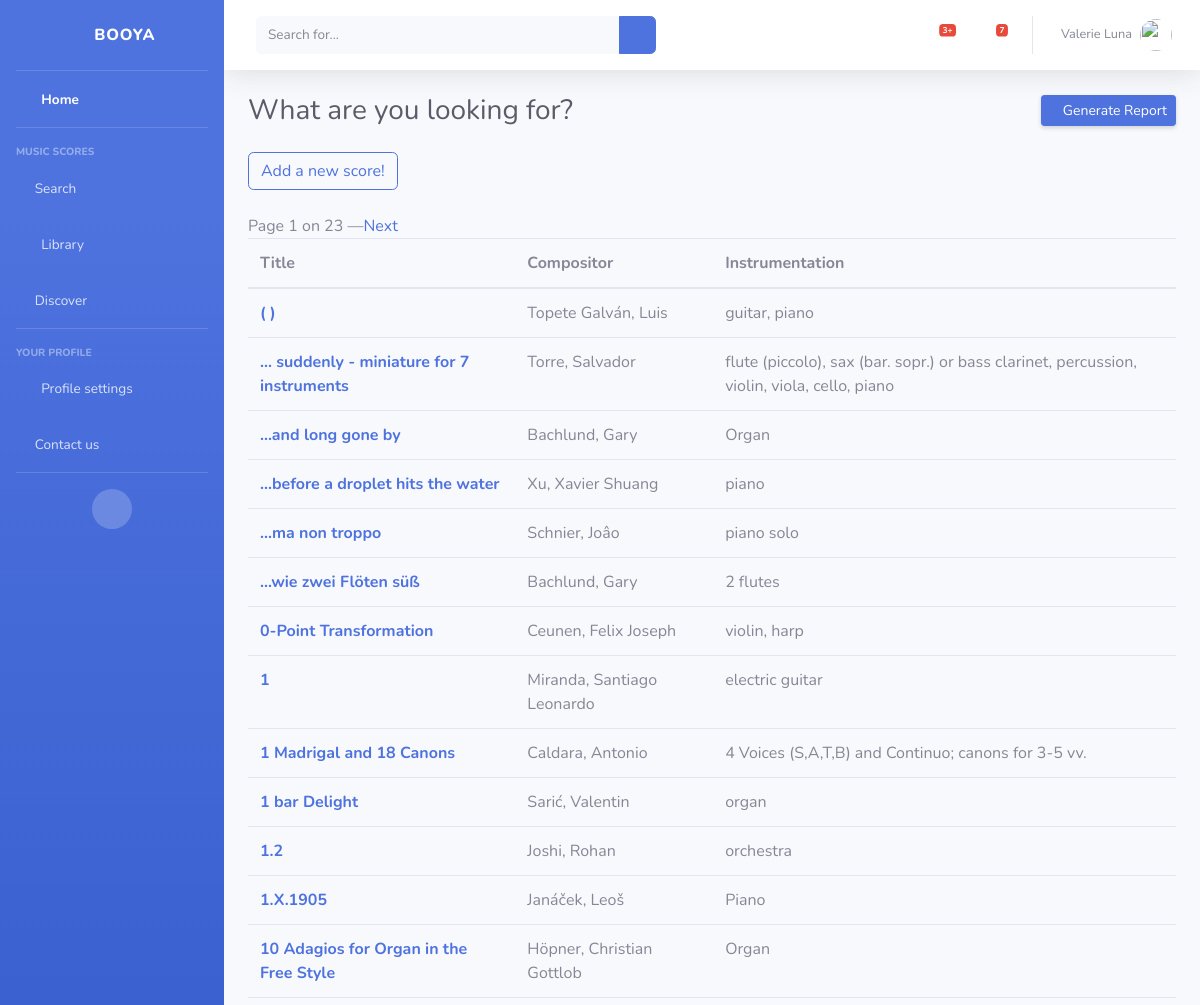
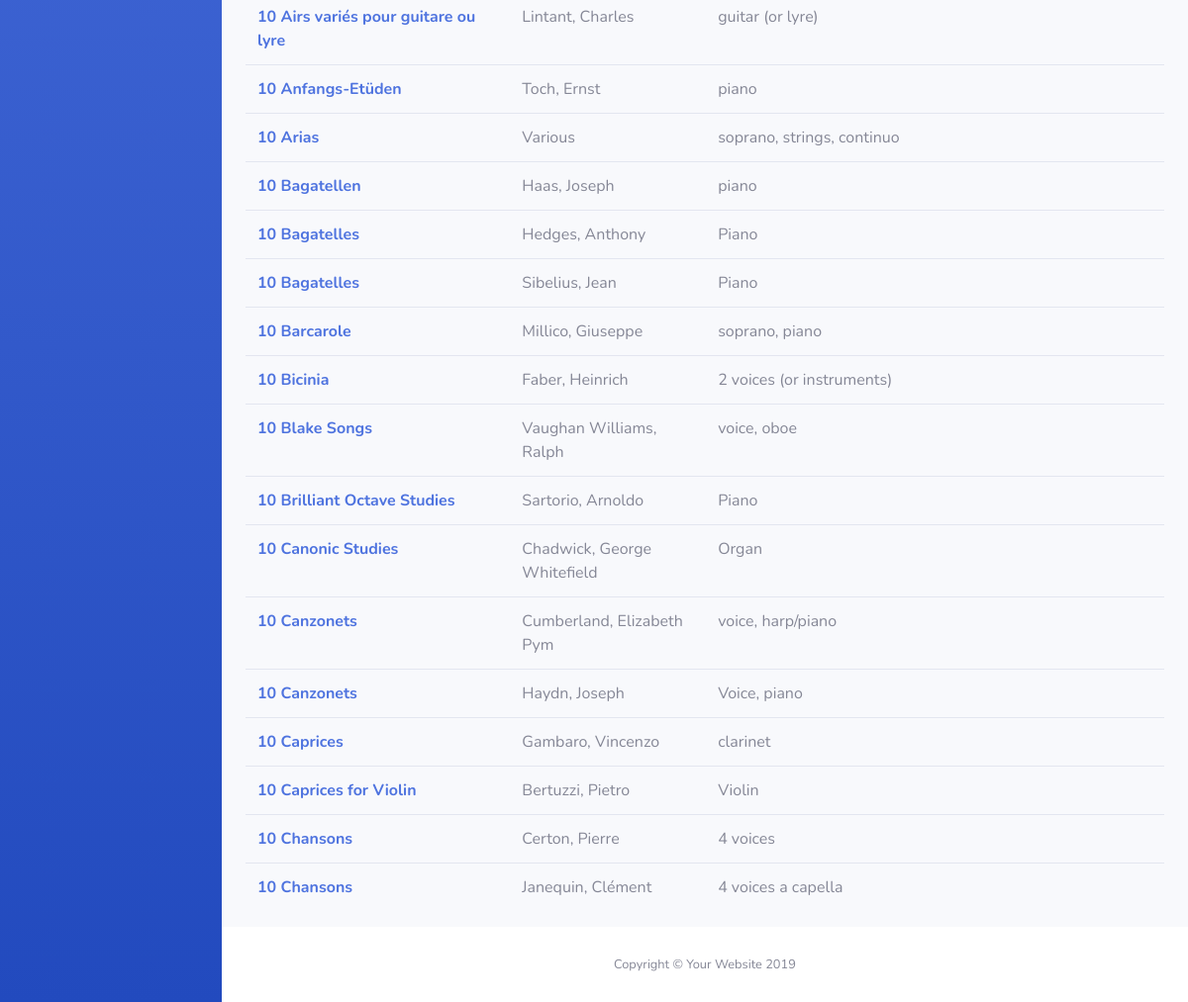
The app's page /home/scores_list with its own data (2 pictures, top to bottom).
### search/models.py (models this page shows, shortened)
class Sheet(models.Model):
    title = models.CharField(max_length=100)
    subtitle = models.CharField(max_length=100, default='unknown')
    compositor = models.CharField(max_length=42, default='unknown')
    instrumentation = models.CharField(max_length=155, default='unknown')
    pdf_link = models.URLField(max_length=200, default='unknown')
    sections = models.CharField(max_length=100, default='unknown')
    description = models.CharField(max_length=100, default='unknown')
    composition_date = models.IntegerField(default=0)
    first_interpretation_date = models.CharField(max_length=100, default='unknown')
    release_date = models.CharField(max_length=100, default='unknown')
    duration = models.CharField(max_length=100, default='unknown')
    compositor_period = models.CharField(max_length=100, default='unknown')
    editor = models.CharField(max_length=100, default='unknown')
    style = models.CharField(max_length=100, default='unknown')
    key = models.CharField(max_length=100, default='unknown')
    source = models.CharField(max_length=100, default='unknown')
    comments = models.CharField(max_length=1000, default='no comment')
    nb_instruments = models.IntegerField(default=0)
    difficulty = models.FloatField(default=0)
    popularity = models.FloatField(default=0)
    dedication = models.CharField(max_length=100, default='unknown')
    num_opus = models.CharField(max_length=100, default='unknown')
    download_date = models.DateTimeField(default=timezone.now,
                                verbose_name="Publication date",
                                null=True)
    commentaires = GenericRelation('Commentaire')
    class Meta:
        verbose_name = "Music score"
        ordering = ['title']

### search/views.py (the view)
# urls.py: path('scores_list', views.ListScores.as_view(), name="scores_list"),
class ListScores(ListView):
    model = Sheet
    context_object_name = "list_sheets"
    template_name = "search/scores_list.html"
    paginate_by = 30

### search/templates/search/scores_list.html (shortened to what this page needs)
<!DOCTYPE html>
<html lang="en">
{% extends "base.html" %}
{% block corps %}
<div class="container-fluid">
    {% block header_title %}
    <div class="d-sm-flex align-items-center justify-content-between mb-4">
        <h1 class="h3 mb-0 text-gray-800">What are you looking for?</h1>
        <a href="#" class="d-none d-sm-inline-block btn btn-sm btn-primary shadow-sm"><i
                class="fas fa-download fa-sm text-white-50"></i> Generate Report</a>
    </div>
    <a class="btn btn-outline-primary" href="{% url 'add_score' %}" role="button">Add a new score!</a>
    {% endblock %}
    <br>
    <br>
    <div class="pagination">
        Page {{ page_obj.number }} on {{ page_obj.paginator.num_pages }}
        {% if page_obj.has_next %}
        — <a href="?page={{ page_obj.next_page_number }}"> Next</a>
        {% endif %}
    </div>
    <table class="table">
        <thead>
        <tr>
            <th scope="col">Title</th>
            <th scope="col">Compositor</th>
            <th scope="col">Instrumentation</th>
        </tr>
        </thead>
        <tbody>
        {% for sheet in list_sheets %}
        <tr>
            <div class="sheet">
                <th scope="row"><a href="{% url 'read' sheet.id %}">{{ sheet.title }}</a></th>
                <td>{{ sheet.compositor }}</td>
                <td>{{ sheet.instrumentation }}</td>
            </div>
            {% empty %}
            <p>No sheet music</p>
            {% endfor %}
        </tr>
        </tbody>
    </table>
</div>
    {% endblock %}

### templates/base.html (shortened to what this page needs)
<!DOCTYPE html>
<html lang="en">
<head>
    <link href="/static/vendor/fontawesome-free/css/all.min.css" rel="stylesheet" type="text/css">
    <link href="/static/css/sb-admin-2.min.css" rel="stylesheet">
</head>
{% block pagetop %}
<body id="page-top">
<div id="wrapper">
    {% block sidebar %}
    <ul class="navbar-nav bg-gradient-primary sidebar sidebar-dark accordion" id="accordionSidebar">
        <a class="sidebar-brand d-flex align-items-center justify-content-center" href="index.html">
            <div class="sidebar-brand-icon rotate-n-15">
                <i class="fas fa-laugh-wink"></i>
            </div>
            <div class="sidebar-brand-text mx-3">BOOYA</div>
        </a>
        <hr class="sidebar-divider my-0">
        <li class="nav-item active">
            <a class="nav-link" href="{% url 'home' %}">
                <i class="fas fa-home fa-fw"></i>
                <span>Home</span></a>
        </li>
        <hr class="sidebar-divider">
        <div class="sidebar-heading">
            Music scores
        </div>
        <li class="nav-item">
            <a class="nav-link collapsed" href="#" data-toggle="collapse" data-target="#collapseTwo"
               aria-expanded="true" aria-controls="collapseTwo">
                <i class="fa fa-music"></i>
                <span>Search</span>
            </a>
        </li>
        <li class="nav-item">
            <a class="nav-link" href="{% url 'contact' %}">
                <i class="fas fa fa-book fa-fw"></i>
                <span>Library</span>
            </a>
        </li>
        <li class="nav-item">
            <a class="nav-link" href="{% url 'contact' %}">
                <i class="fa fa-forward"></i>
                <span>Discover</span>
            </a>
        </li>
        <hr class="sidebar-divider">
        <div class="sidebar-heading">
            Your profile
        </div>
        <li class="nav-item">
            <a class="nav-link collapsed" href="#" data-toggle="collapse" data-target="#collapsePages"
               aria-expanded="true" aria-controls="collapsePages">
                <i class="fas fa fa-cog fa-fw"></i>
                <span>Profile settings</span>
            </a>
        </li>
        <li class="nav-item">
            <a class="nav-link" href="{% url 'contact' %}">
                <i class="fa fa-comments"></i>
                <span>Contact us</span></a>
        </li>
        <hr class="sidebar-divider d-none d-md-block">
        <div class="text-center d-none d-md-inline">
            <button class="rounded-circle border-0" id="sidebarToggle"></button>
        </div>
    </ul>
    {% endblock %}
    {% block content %}
    <div id="content-wrapper" class="d-flex flex-column">
        <div id="content">
            {% block topbar %}
            <nav class="navbar navbar-expand navbar-light bg-white topbar mb-4 static-top shadow">
                <form class="d-none d-sm-inline-block form-inline mr-auto ml-md-3 my-2 my-md-0 mw-100 navbar-search">
                    <div class="input-group">
                        <input type="text" class="form-control bg-light border-0 small" placeholder="Search for..."
                               aria-label="Search" aria-describedby="basic-addon2">
                        <div class="input-group-append">
                            <button class="btn btn-primary" type="button">
                                <i class="fas fa-search fa-sm"></i>
                            </button>
                        </div>
                    </div>
                </form>
                <ul class="navbar-nav ml-auto">
                    <li class="nav-item dropdown no-arrow mx-1">
                        <a class="nav-link dropdown-toggle" href="#" id="alertsDropdown" role="button"
                           data-toggle="dropdown" aria-haspopup="true" aria-expanded="false">
                            <i class="fas fa-bell fa-fw"></i>
                            <span class="badge badge-danger badge-counter">3+</span>
                        </a>
                    </li>
                    <li class="nav-item dropdown no-arrow mx-1">
                        <a class="nav-link dropdown-toggle" href="#" id="messagesDropdown" role="button"
                           data-toggle="dropdown" aria-haspopup="true" aria-expanded="false">
                            <i class="fas fa-envelope fa-fw"></i>
                            <span class="badge badge-danger badge-counter">7</span>
                        </a>
                    </li>
                    <li class="nav-item dropdown no-arrow">
                        <a class="nav-link dropdown-toggle" href="#" id="userDropdown" role="button"
                           data-toggle="dropdown" aria-haspopup="true" aria-expanded="false">
                            <span class="mr-2 d-none d-lg-inline text-gray-600 small">Valerie Luna</span>
                            <img class="img-profile rounded-circle" src="https://source.unsplash.com/QAB-WJcbgJk/60x60">
                        </a>
                    </li>
                </ul>
            </nav>
            {% endblock %}
            {% block corps %}{% endblock %}
            {% block footer %}
            <footer class="sticky-footer bg-white">
                <div class="container my-auto">
                    <div class="copyright text-center my-auto">
                        <span>Copyright &copy; Your Website 2019</span>
                    </div>
                </div>
            </footer>
            {% endblock %}
        </div>
    </div>
    {% endblock %}
</div>
</body>
{% endblock %}
</html>

### records on screen
Sheet: title "( )", compositor "Topete Galván, Luis", instrumentation "guitar, piano"
Sheet: title "... suddenly - miniature for 7 instruments", compositor "Torre, Salvador", instrumentation "flute (piccolo), sax (bar. sopr.) or bass clarinet, percussion, violin, viola, cello, piano"
Sheet: title "...and long gone by", compositor "Bachlund, Gary", instrumentation "Organ"
Sheet: title "...before a droplet hits the water", compositor "Xu, Xavier Shuang", instrumentation "piano"
Sheet: title "...ma non troppo", compositor "Schnier, Joâo", instrumentation "piano solo"
Sheet: title "...wie zwei Flöten süß", compositor "Bachlund, Gary", instrumentation "2 flutes"
Sheet: title "0-Point Transformation", compositor "Ceunen, Felix Joseph", instrumentation "violin, harp"
Sheet: title "1", compositor "Miranda, Santiago Leonardo", instrumentation "electric guitar"
Sheet: title "1 Madrigal and 18 Canons", compositor "Caldara, Antonio", instrumentation "4 Voices (S,A,T,B) and Continuo; canons for 3-5 vv."
Sheet: title "1 bar Delight", compositor "Sarić, Valentin", instrumentation "organ"
Sheet: title "1.2", compositor "Joshi, Rohan", instrumentation "orchestra"
Sheet: title "1.X.1905", compositor "Janáček, Leoš", instrumentation "Piano"
Sheet: title "10 Adagios for Organ in the Free Style", compositor "Höpner, Christian Gottlob", instrumentation "Organ"
Sheet: title "10 Airs variés pour guitare ou lyre", compositor "Lintant, Charles", instrumentation "guitar (or lyre)"
Sheet: title "10 Anfangs-Etüden", compositor "Toch, Ernst", instrumentation "piano"
Sheet: title "10 Arias", compositor "Various", instrumentation "soprano, strings, continuo"
Sheet: title "10 Bagatellen", compositor "Haas, Joseph", instrumentation "piano"
Sheet: title "10 Bagatelles", compositor "Hedges, Anthony", instrumentation "Piano"
Sheet: title "10 Bagatelles", compositor "Sibelius, Jean", instrumentation "Piano"
Sheet: title "10 Barcarole", compositor "Millico, Giuseppe", instrumentation "soprano, piano"
Sheet: title "10 Bicinia", compositor "Faber, Heinrich", instrumentation "2 voices (or instruments)"
Sheet: title "10 Blake Songs", compositor "Vaughan Williams, Ralph", instrumentation "voice, oboe"
Sheet: title "10 Brilliant Octave Studies", compositor "Sartorio, Arnoldo", instrumentation "Piano"
Sheet: title "10 Canonic Studies", compositor "Chadwick, George Whitefield", instrumentation "Organ"
Sheet: title "10 Canzonets", compositor "Cumberland, Elizabeth Pym", instrumentation "voice, harp/piano"
Sheet: title "10 Canzonets", compositor "Haydn, Joseph", instrumentation "Voice, piano"
Sheet: title "10 Caprices", compositor "Gambaro, Vincenzo", instrumentation "clarinet"
Sheet: title "10 Caprices for Violin", compositor "Bertuzzi, Pietro", instrumentation "Violin"
Sheet: title "10 Chansons", compositor "Certon, Pierre", instrumentation "4 voices"
Sheet: title "10 Chansons", compositor "Janequin, Clément", instrumentation "4 voices a capella"

### other values on screen
{{ page_obj.number }} "1"
{{ page_obj.paginator.num_pages }} "23"
